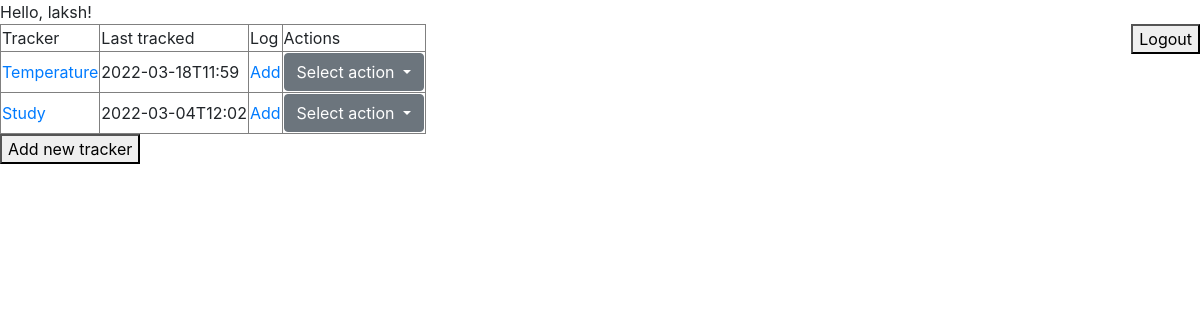
The page /index (signed in) on the database as committed earlier.
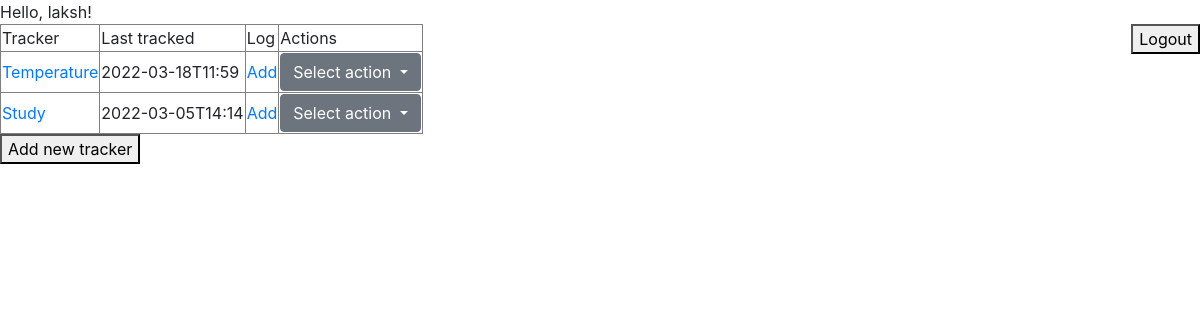
The same page on the database as committed later.
### application/authentication/models.py (models this page shows)
class Profile(UserMixin, db.Model):
    __tablename__ = "profile"
    id = db.Column(db.Integer, primary_key=True)
    name = db.Column(db.String(100))
    password = db.Column(db.String(100))

### application/trackers/models.py (models this page shows)
class Tracker(db.Model):
    __tablename__ = "tracker"
    id = db.Column(db.Integer, primary_key=True, autoincrement=True)
    name = db.Column(db.String, unique=True)
    description = db.Column(db.String)
    type = db.Column(db.String)
    settings = db.Column(db.String)
    logs = db.relationship('Logs', backref='log', cascade="all, delete")

class Logs(db.Model):
    __tablename__ = "log"
    id = db.Column(db.Integer, primary_key=True, autoincrement=True)
    timestamp = db.Column(db.String, nullable=False)
    tracker = db.Column(db.Integer, db.ForeignKey("tracker.id", ondelete="CASCADE"), nullable = False)
    value = db.Column(db.String)
    note = db.Column(db.String)

### application/trackers/tracker_controller.py (the view)
@login_required
@app.route("/index", methods = ["GET", "POST"])
def index():
    if request.method == "GET":
        tracker_list = []
        trackers = Tracker.query.all()
        for tracker in trackers:
            recent_log = Logs.query.filter_by(tracker=tracker.id).order_by(Logs.timestamp.desc()).first()
            if recent_log:
                recent_timestamp = recent_log.timestamp
            else:
                recent_timestamp = "NA"
            tracker_list.append({"id": tracker.id, "name": tracker.name, "timestamp": recent_timestamp})
        return render_template("index.html", name=current_user.name, trackers=tracker_list)

### application/authentication/controller.py (called while the page is built)
@login_manager.user_loader
def user_loader(user_id):
    return Profile.query.get(user_id)

### templates/index.html (shortened to what this page needs)
{% extends "template.html" %}
{% block content %}
{% if trackers %}
<table id="tracker-table" border="1px">
    <thead>
        <tr>
            <td>Tracker</td>
            <td>Last tracked</td>
            <td>Log</td>
            <td>Actions</td>
        </tr>
    </thead>
    <tbody>
        {% for tracker in trackers %}
        <tr>
            <td><a href="/tracker/{{ tracker.id }}">{{ tracker.name }}</a></td>
            <td>{{ tracker.timestamp }}</td>
            <td><a href="/tracker/{{ tracker.id }}/log">Add</a></td>
            <td>
                <div class="dropdown">
                    <button class="btn btn-secondary dropdown-toggle" type="button" id="dropdownMenuButton" data-toggle="dropdown" aria-haspopup="true" aria-expanded="false">
                      Select action
                    </button>
                  </div>
            </td>
        </tr>
        {% endfor %}
    </tbody>
</table>
{% else %}
<p>No trackers found.</p>
{% endif %}
<button onclick="location.href='/tracker-add'">Add new tracker</button>
{% endblock %}

### templates/template.html (shortened to what this page needs)
<!DOCTYPE html>
<html lang="en">
<head>
    <link rel="stylesheet" href="https://cdn.jsdelivr.net/npm/bootstrap@4.0.0/dist/css/bootstrap.min.css"
>
</head>
<body>
    <div>
        Hello, {{ name }}!
    </div>
    <div style="float: right;">
        <button onclick="location.href='/logout'">Logout</button>
    </div>
    {% block content %} {% endblock %}
</body>
</html>

Rows that differ between the two databases and show on the page:
no longer on this page (row unchanged): Logs: timestamp "2022-03-04T12:02"
added Logs: timestamp "2022-03-05T14:14"
Other text that changed with them:
new list line: "Study"
new list line: "Add Select action"
list line gone: "Study"
list line gone: "Add Select action"
